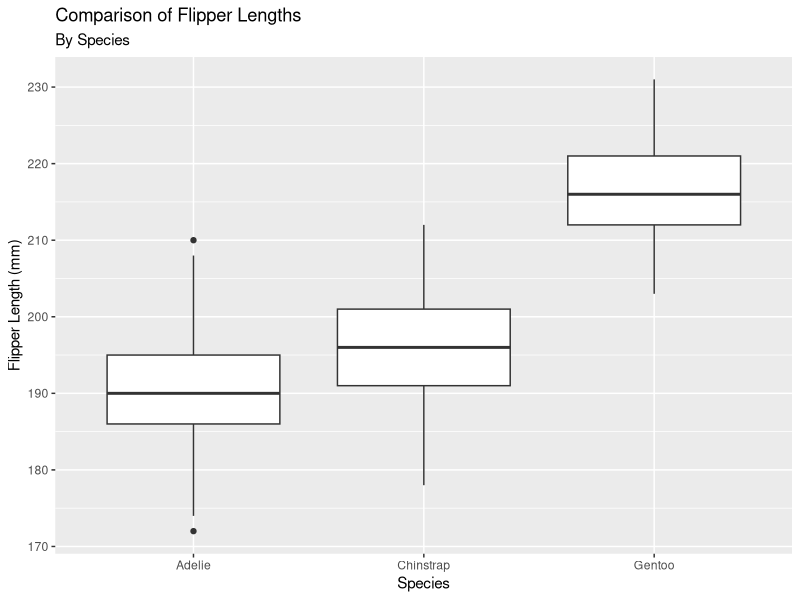
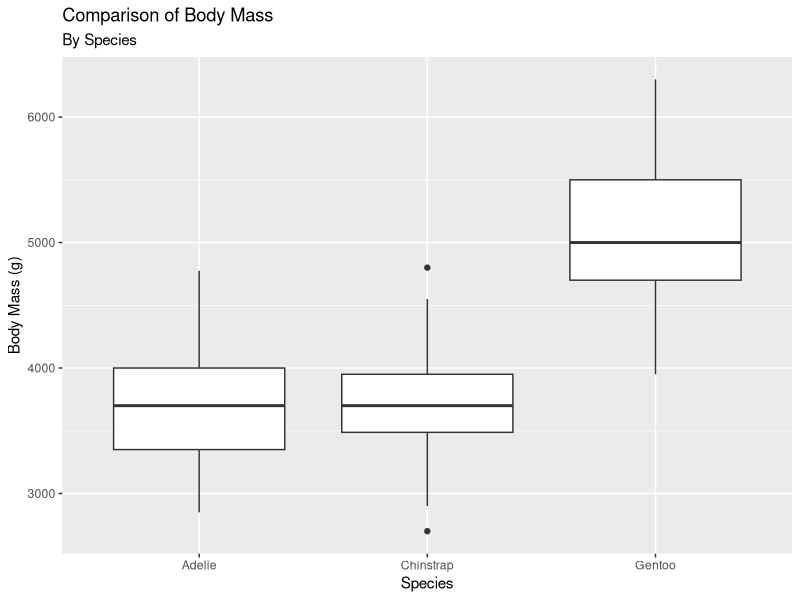
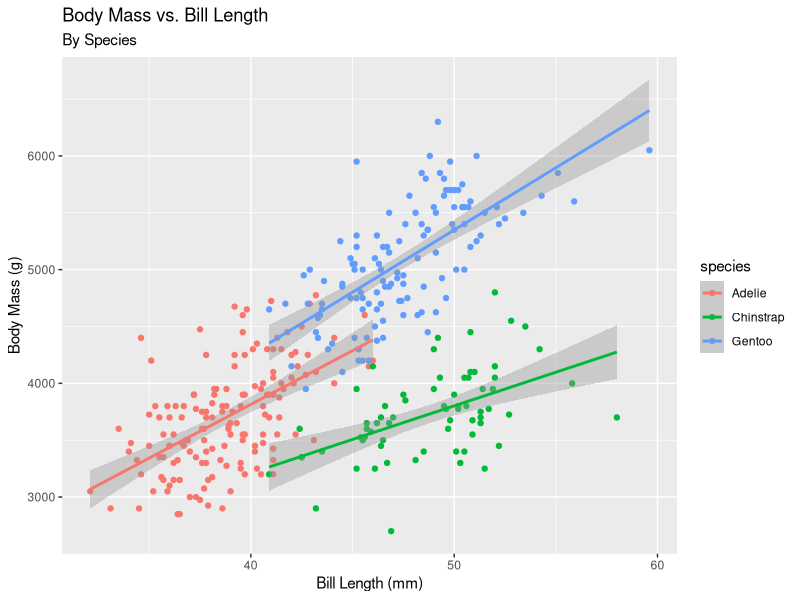

Here is the R script that generated these plots, in order:
## ---- chunk 1
library(palmerpenguins)
library(dplyr)
library(ggplot2)
library(dbplyr)
## ---- chunk 2
df <- palmerpenguins::penguins
## ---- chunk 3
df %>%
  group_by(species, sex) %>%
  summarise(
    across(
      where(is.numeric), 
      \(x) mean(x, na.rm = TRUE)
      )
    ) %>%
  knitr::kable()
## ---- chunk 4
ggplot(df, aes(x = species, y = flipper_length_mm)) +
  geom_boxplot() +
  labs(title = "Comparison of Flipper Lengths",
       subtitle = "By Species",
       x = "Species",
       y = "Flipper Length (mm)")
## ---- chunk 5
ggplot(df, aes(x = species, y = body_mass_g)) +
  geom_boxplot() +
  labs(title = "Comparison of Body Mass",
       subtitle = "By Species",
       x = "Species",
       y = "Body Mass (g)")
## ---- chunk 6
df %>%
  ggplot(aes(x = bill_length_mm, y = body_mass_g, color = species)) +
  geom_point() + 
  geom_smooth(method = "lm") +
  labs(title = "Body Mass vs. Bill Length",
     subtitle = "By Species",
     x = "Bill Length (mm)",
     y = "Body Mass (g)")
